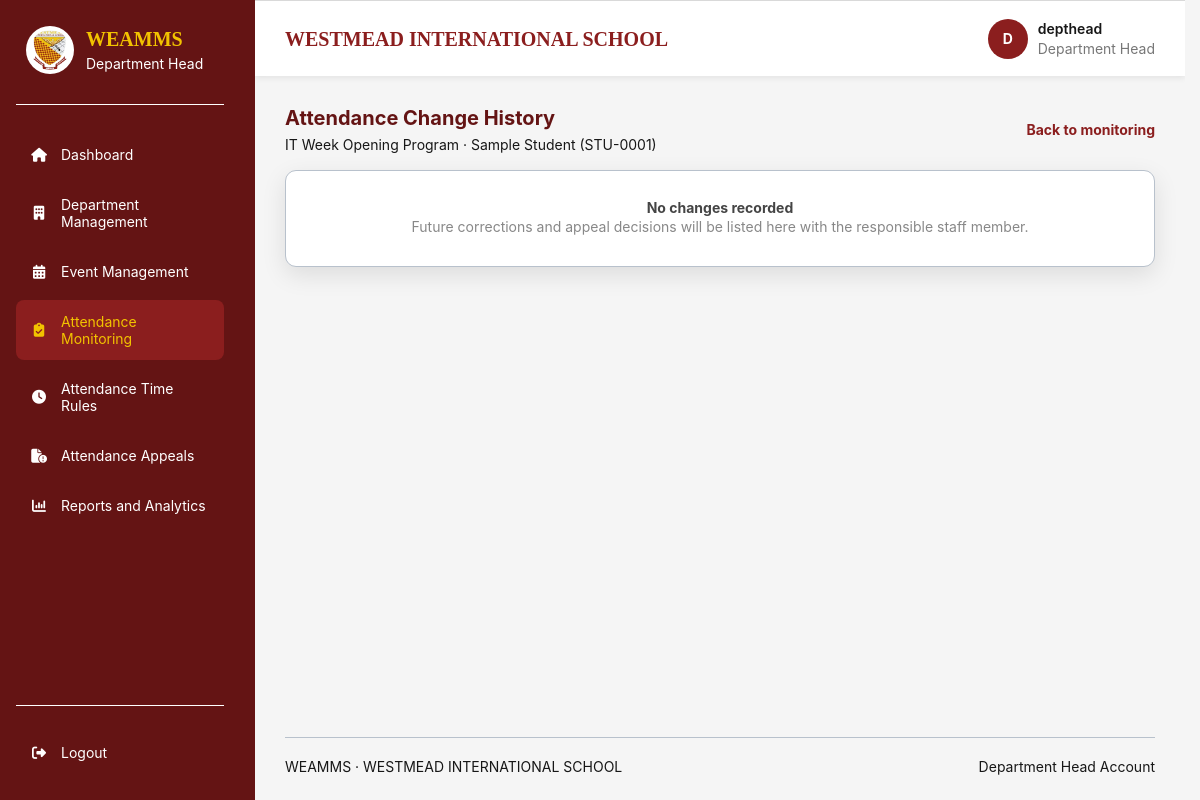
Screenshot of /department-head/attendance/history.php?attendance_id=2 (signed in) with the database file from the repository.
### tables this page shows
CREATE TABLE `event_attendance` (
  `attendance_id` bigint(20) UNSIGNED NOT NULL,
  `event_id` bigint(20) UNSIGNED NOT NULL,
  `student_id` bigint(20) UNSIGNED NOT NULL,
  `attendance_status` enum('present','late','absent','excused') NOT NULL DEFAULT 'absent',
  `check_in_at` datetime DEFAULT NULL,
  `recorded_by_user_id` bigint(20) UNSIGNED DEFAULT NULL,
  `record_source` enum('barcode','department_head','appeal') NOT NULL DEFAULT 'barcode',
  `remarks` varchar(500) DEFAULT NULL,
  `created_at` timestamp NOT NULL DEFAULT current_timestamp(),
  `updated_at` timestamp NOT NULL DEFAULT current_timestamp() ON UPDATE current_timestamp()
);

CREATE TABLE `events` (
  `event_id` bigint(20) UNSIGNED NOT NULL,
  `department_id` bigint(20) UNSIGNED NOT NULL,
  `requested_by` bigint(20) UNSIGNED NOT NULL,
  `academic_period_id` bigint(20) UNSIGNED NOT NULL,
  `event_title` varchar(200) NOT NULL,
  `event_description` text DEFAULT NULL,
  `venue` varchar(200) DEFAULT NULL,
  `start_at` datetime NOT NULL,
  `end_at` datetime NOT NULL,
  `attendance_opens_at` datetime DEFAULT NULL,
  `attendance_closes_at` datetime DEFAULT NULL,
  `event_status` enum('pending','approved','rejected','cancelled','cancellation_requested','completed') NOT NULL DEFAULT 'pending',
  `admin_reviewed_by` bigint(20) UNSIGNED DEFAULT NULL,
  `admin_reviewed_at` datetime DEFAULT NULL,
  `admin_remarks` text DEFAULT NULL,
  `cancellation_requested_at` datetime DEFAULT NULL,
  `cancellation_requested_by` bigint(20) UNSIGNED DEFAULT NULL,
  `cancellation_request_remarks` text DEFAULT NULL,
  `created_at` timestamp NOT NULL DEFAULT current_timestamp(),
  `updated_at` timestamp NOT NULL DEFAULT current_timestamp() ON UPDATE current_timestamp()
);

CREATE TABLE `students` (
  `student_id` bigint(20) UNSIGNED NOT NULL,
  `user_id` bigint(20) UNSIGNED NOT NULL,
  `student_number` varchar(50) NOT NULL,
  `barcode_token` char(64) NOT NULL,
  `department_id` bigint(20) UNSIGNED NOT NULL,
  `section` varchar(100) DEFAULT NULL,
  `year_level` varchar(50) DEFAULT NULL,
  `first_name` varchar(100) NOT NULL,
  `middle_name` varchar(100) DEFAULT NULL,
  `last_name` varchar(100) NOT NULL,
  `enrollment_status` enum('enrolled','inactive','graduated','transferred') NOT NULL DEFAULT 'enrolled',
  `created_at` timestamp NOT NULL DEFAULT current_timestamp(),
  `updated_at` timestamp NOT NULL DEFAULT current_timestamp() ON UPDATE current_timestamp()
);

### includes/department_head_context.php (called while the page is built, shortened)
<?php
function dhEscape(mixed $value): string
{
    return htmlspecialchars(
        (string) $value,
        ENT_QUOTES,
        'UTF-8'
    );
}

### department-head/attendance/history.php (the view, shortened to what this page needs)
<?php
require_once __DIR__ . '/../../includes/department_head_layout_start.php';
$attendanceId = filter_var($_GET['attendance_id'] ?? null, FILTER_VALIDATE_INT);
$scopeStmt = $pdo->prepare(
    'SELECT ea.attendance_id, ea.event_id, e.event_title,
            s.student_number, s.first_name, s.middle_name, s.last_name
     FROM event_attendance ea
     INNER JOIN events e ON e.event_id = ea.event_id
     INNER JOIN students s ON s.student_id = ea.student_id
     WHERE ea.attendance_id = ? AND e.department_id = ?
       AND s.department_id = ?
     LIMIT 1'
);
$scopeStmt->execute([$attendanceId, $departmentId, $departmentId]);
$attendance = $scopeStmt->fetch(PDO::FETCH_ASSOC);
$historyStmt = $pdo->prepare(
    'SELECT al.action_type, al.old_value, al.new_value, al.notes,
            al.created_at, u.username
     FROM attendance_audit_logs al
     LEFT JOIN users u ON u.user_id = al.actor_user_id
     WHERE al.attendance_id = ? AND al.event_id = ?
     ORDER BY al.created_at DESC, al.audit_log_id DESC'
);
$historyStmt->execute([$attendanceId, $attendance['event_id']]);
$history = $historyStmt->fetchAll(PDO::FETCH_ASSOC);
$studentName = trim($attendance['first_name'] . ' ' . ($attendance['middle_name'] ? $attendance['middle_name'] . ' ' : '') . $attendance['last_name']);
?>
<section class="dashboard-section management-page">
    <div class="section-heading">
        <div><h2>Attendance Change History</h2><p><?= dhEscape($attendance['event_title']) ?> · <?= dhEscape($studentName) ?> (<?= dhEscape($attendance['student_number']) ?>)</p></div>
        <a class="management-link" href="<?= dhEscape($baseUrl) ?>/department-head/attendance/index.php">Back to monitoring</a>
    </div>
    <?php if ($history === []): ?>
        <div class="department-panel empty-state"><strong>No changes recorded</strong><p>Future corrections and appeal decisions will be listed here with the responsible staff member.</p></div>
    <?php endif; ?>
</section>
<?php require __DIR__ . '/../../includes/footer.php'; ?>
</main>
</body>
</html>

### assets/css/style.css (style rules this page uses)
:root { --wis-maroon-light: #B43737; --wis-maroon: #8B1E1E; --wis-maroon-dark: #641414; --wis-gold: #F2C300; --wis-gold-dark: #D6A900; --wis-white: #FFFFFF; --wis-light-blue: #E8F0FE; --wis-black: #171717; --wis-background: #F5F5F5; --wis-border: #B8C1CC; --wis-shadow: 0 8px 25px rgba(0, 0, 0, 0.10); }
* { box-sizing: border-box; margin: 0; padding: 0; }
html { scroll-behavior: smooth; }
body { display: flex; justify-content: center; align-items: flex-start; min-height: 100vh; padding: 0 20px; background: var(--wis-background); color: var(--wis-black); font-family: Arial, Helvetica, sans-serif; }

### assets/css/department-head.css (style rules this page uses)
:root { --wis-maroon-light: #B43737; --wis-maroon: #8B1E1E; --wis-maroon-dark: #641414; --wis-gold: #F2C300; --wis-gold-dark: #D6A900; --wis-white: #FFFFFF; --wis-light-blue: #E8F0FE; --wis-black: #171717; --wis-background: #F5F5F5; --wis-border: #B8C1CC; --wis-shadow: 0 8px 25px rgba(0, 0, 0, 0.10); }
body.department-head-dashboard-page { margin: 0; padding: 0; background: var(--wis-background); color: var(--wis-black); font-family: 'Inter', sans-serif; }
.department-head-dashboard-page { min-width: 0; }
.department-head-dashboard-page .dashboard-main>* { min-width: 0; box-sizing: border-box; }
.department-head-dashboard-page .management-page { padding-bottom: 24px; }
.management-link, .management-link:visited, .management-link-button { padding: 0; border: 0; background: transparent; color: var(--wis-maroon); font: inherit; font-size: 14px; font-weight: 700; text-decoration: none; cursor: pointer; }
.department-panel { min-width: 0; padding: 22px; background: #fff; border: 1px solid #ece8e4; border-radius: 12px; box-shadow: 0 3px 12px rgb(0 0 0 / 3%); }
.department-head-dashboard-page .empty-state { padding: 28px 12px; text-align: center; }
.department-head-dashboard-page .empty-state strong { display: block; color: #454545; font-size: 14px; }
.department-head-dashboard-page .empty-state p { color: #888; font-size: 14px; line-height: 1.6; }
.department-head-dashboard-page .dashboard-welcome, .department-head-dashboard-page .dashboard-main>.dashboard-section, .department-head-dashboard-page .department-dashboard-columns, .department-head-dashboard-page .dashboard-main>.dashboard-alert, .department-head-dashboard-page .dashboard-main>.dashboard-footer { margin-right: 30px; margin-left: 30px; }
.department-head-dashboard-page .dashboard-main>.dashboard-section { margin-top: 30px; margin-bottom: 0; }
.department-head-dashboard-page .section-heading { display: flex; align-items: center; justify-content: space-between; gap: 16px; margin: 0 0 17px; }
.department-head-dashboard-page .section-heading>div { min-width: 0; }
.department-head-dashboard-page .section-heading h2 { margin: 0; color: var(--wis-maroon-dark); font-size: 20px; font-weight: 700; }
.department-head-dashboard-page .section-heading p { margin: 6px 0 0; color: var(--wis-black); font-size: 14px; }
.department-head-dashboard-page .department-panel { min-width: 0; box-sizing: border-box; border-color: var(--wis-border); border-radius: 11px; background: var(--wis-white); box-shadow: var(--wis-shadow); }
html { width: 100%; min-width: 0; overflow-x: hidden; scrollbar-gutter: stable; }
body.department-head-dashboard-page { width: 100%; min-width: 0; margin: 0; overflow-x: hidden; }
.department-head-dashboard-page .dashboard-main>*, .department-head-dashboard-page .department-dashboard-columns, .department-head-dashboard-page .department-panel, .department-head-dashboard-page .department-chart-container { min-width: 0; max-width: 100%; box-sizing: border-box; }
body { min-height: 100vh; margin: 0; display: flex; align-items: center; justify-content: center; padding: 24px; box-sizing: border-box; }

### rows the page displays
event_attendance: event.event_title "IT Week Opening Program", student.last_name "Sample Student", student.student_number "STU-0001"

### other values shown
str_replace('_', ' ', $role) "Department Head"
$label "Dashboard"
$label "Department Management"
$label "Event Management"
$label "Attendance Monitoring"
$label "Attendance Time Rules"
$label "Attendance Appeals"
$label "Reports and Analytics"
$initial "D"
$username "depthead"
$userRole "Department Head"
$footerRoleLabel "Department Head"
